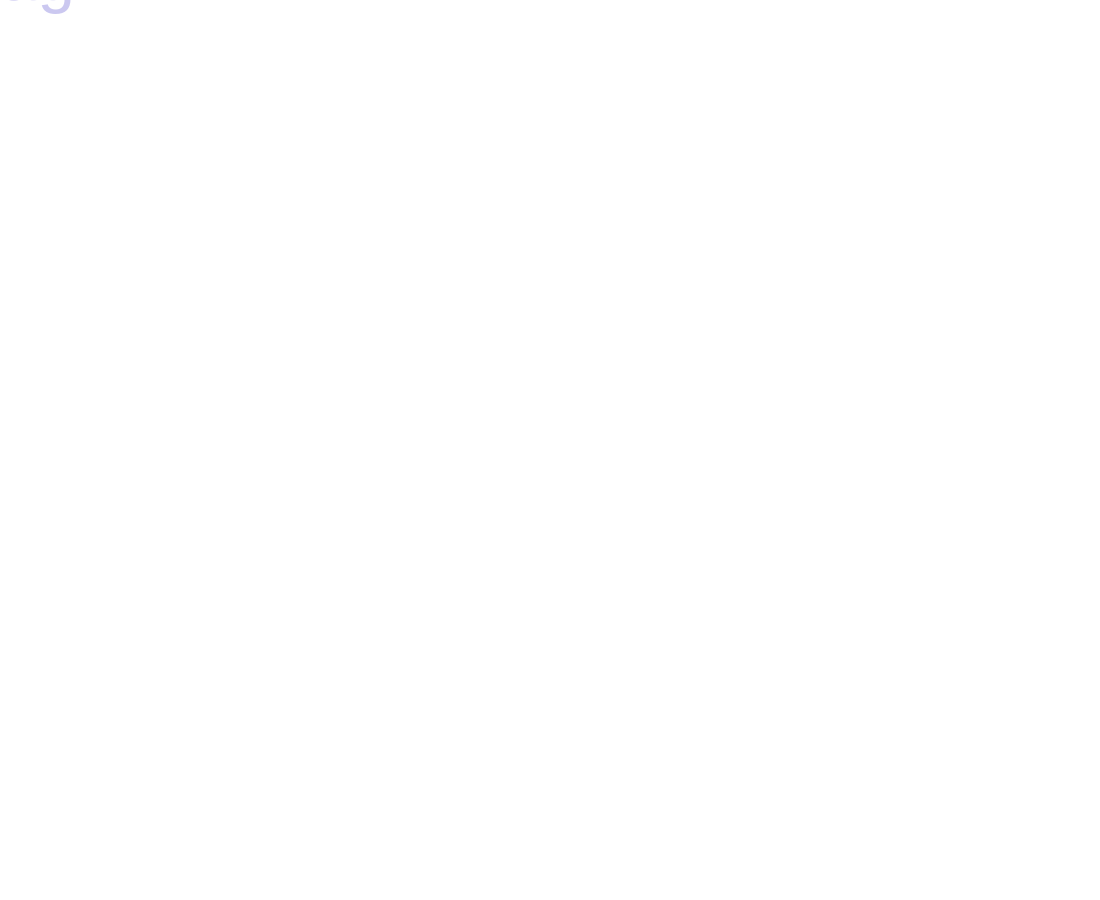
Frame 1 (no input)
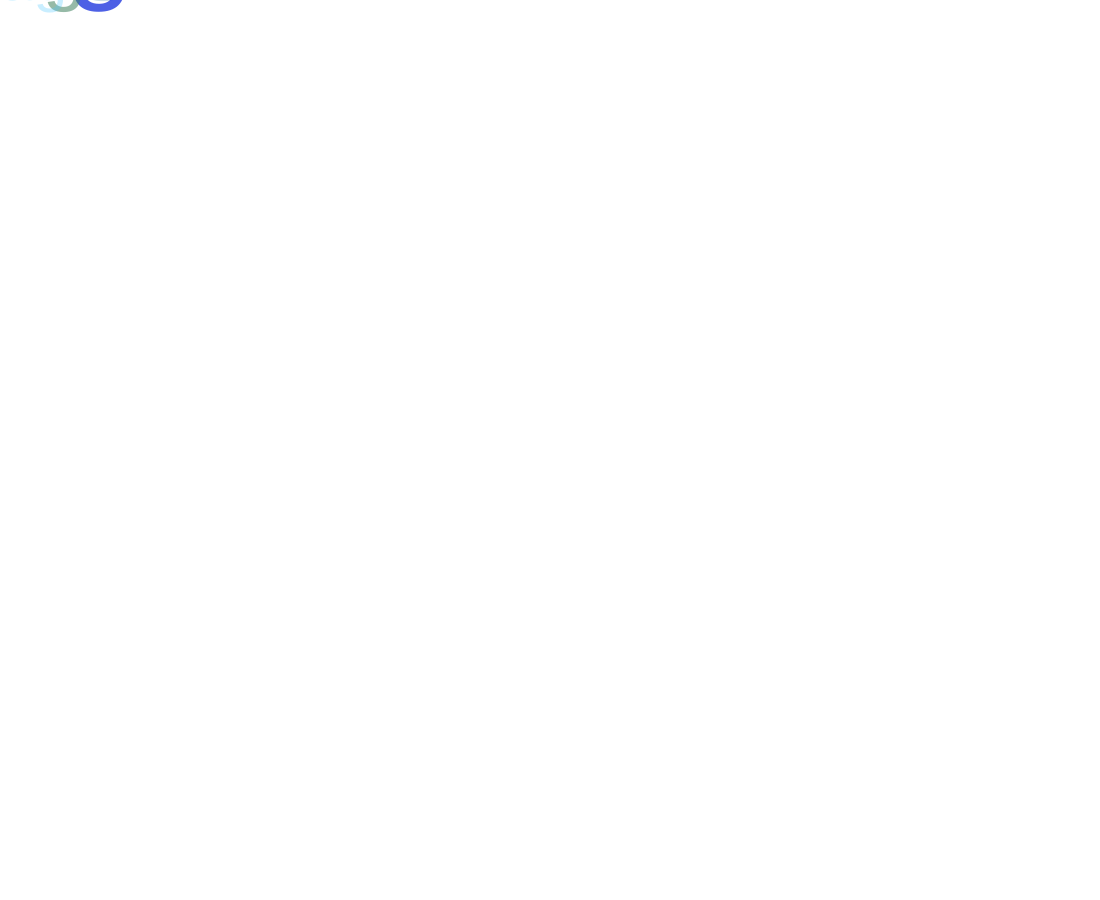
Frame 60 (no input)
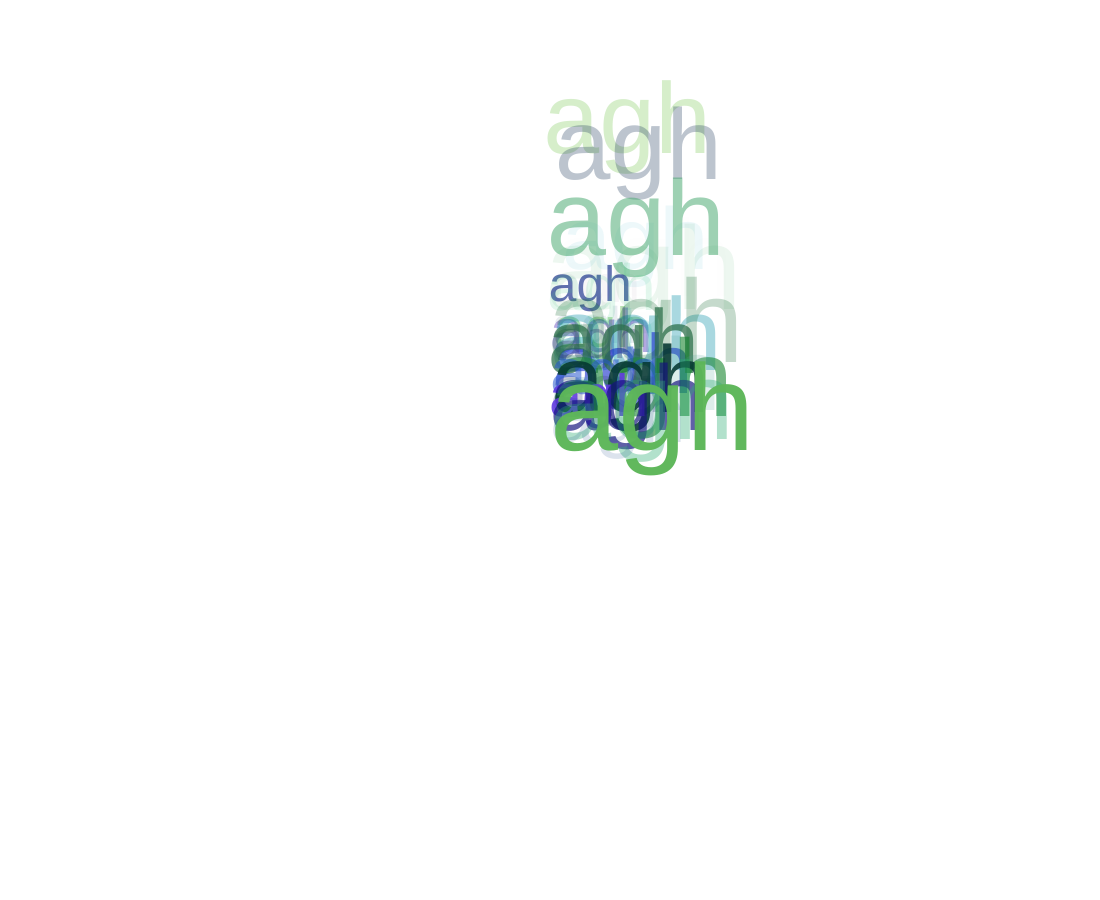
Frame 120 (the mouse pressed at the canvas centre since frame 60)

The p5.js sketch that drew these frames (run headless with seeded random() and noise() and a simulated clock; from frame 60 on, the mouse is pressed at the canvas centre):

// p5.js sketch
// ── sketch.js
let cars = [];

function setup() {
  createCanvas(windowWidth-100, windowHeight-100);
}

function draw() {
  background("white");

  cars.push(new Car());

  for (let i = 0; i < cars.length; i++) {
    cars[i].display();
    cars[i].move();

    if (cars[i].opacity < 0) {
      cars.splice(i, 1);
    }
  }
}

class Car {
  constructor() {
    this.pos = createVector(mouseX, mouseY);
    this.vel = createVector(random(-0.3, 0.3), random(-10, -3));
    this.r = random(105);
    this.b = random(200);
    this.g = random(255);
    this.opacity = random(255);
    this.size = random(48,128);
  }

  // methods

  display() {
    fill(this.r, this.b, this.g, this.opacity);
    textSize(this.size);
    text("agh", this.pos.x, this.pos.y);
  }

  move() {
    this.pos.add(this.vel);
    this.opacity -= 5;
  }
}
